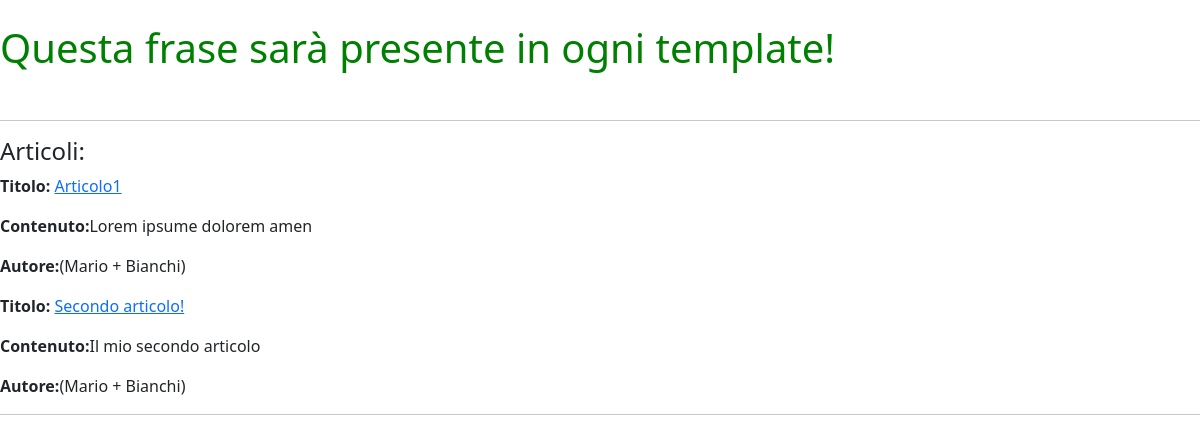
Page /listaarticoli/ on the earlier database version.
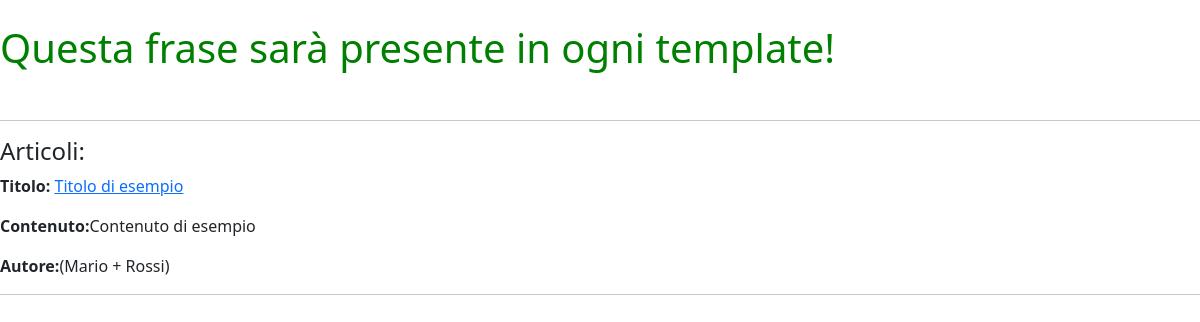
Same page on the later database version.
### news/models.py (models this page shows, shortened)
class Articolo(models.Model):
    titolo = models.CharField(max_length=100)
    contenuto = models.TextField()
    giornalista = models.ForeignKey(Giornalista,on_delete=models.CASCADE,related_name='articoli')
    def get_absolute_url(self):
        return reverse("articoloDetail", kwargs={"pk": self.pk})
    class Meta:
        verbose_name = 'Articolo'
        verbose_name_plural = 'Articoli'

class Giornalista(models.Model):
    nome = models.CharField(max_length=20)
    cognome = models.CharField(max_length=20)
    def __str__(self):
        return f'({self.nome} + {self.cognome})'
    class Meta:
        verbose_name = 'Giornalista'
        verbose_name_plural = 'Giornalisti'

### news/views.py (the view)
# urls.py: path('listaarticoli/', ArticoloListView.as_view() , name='listaArticoli'),
class ArticoloListView(ListView):
    model = Articolo
    template_name = 'listaArticoli.html'
    def get_context_data(self, **kwargs):
        context = super().get_context_data(**kwargs)
        context['articoli'] = Articolo.objects.all()
        return context

### news/templates/listaArticoli.html (shortened to what this page needs)
{% extends 'base.html' %}
{% block content %}
<h4>Articoli:</h4>
{% for articolo in articoli %}
    <p><strong>Titolo:</strong> <a href="{{ articolo.get_absolute_url }} ">{{ articolo.titolo }}</a></p>
    <p><strong>Contenuto:</strong>{{ articolo.contenuto }}</a></p>
    <p><strong>Autore:</strong>{{ articolo.giornalista }}</a></p>
{% endfor %}
{% endblock content %}

Differences in the rows shown:
removed Articolo: titolo "Articolo1", contenuto "Lorem ipsume dolorem amen", giornalista "(Mario + Bianchi)"
removed Articolo: titolo "Secondo articolo!", contenuto "Il mio secondo articolo", giornalista "(Mario + Bianchi)"
added Articolo: titolo "Titolo di esempio", contenuto "Contenuto di esempio", giornalista "(Mario + Rossi)"
